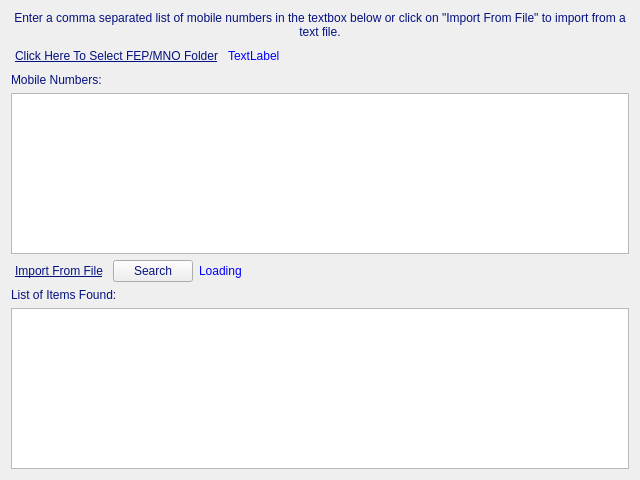
<?xml version="1.0" encoding="UTF-8"?>
<ui version="4.0">
 <class>InfoSearch</class>
 <widget class="QWidget" name="InfoSearch">
  <property name="geometry">
   <rect>
    <x>0</x>
    <y>0</y>
    <width>640</width>
    <height>480</height>
   </rect>
  </property>
  <property name="windowTitle">
   <string>Find Packet Names</string>
  </property>
  <layout class="QVBoxLayout" name="verticalLayout_3">
   <item>
    <widget class="QLabel" name="lblMessage">
     <property name="styleSheet">
      <string notr="true">color: rgb(5, 17, 127);
font: italic 10pt &quot;Segoe UI&quot;;</string>
     </property>
     <property name="text">
      <string>Enter a comma separated list of mobile numbers in the textbox below or click on &quot;Import From File&quot; to import from a text file.</string>
     </property>
     <property name="alignment">
      <set>Qt::AlignCenter</set>
     </property>
     <property name="wordWrap">
      <bool>true</bool>
     </property>
    </widget>
   </item>
   <item>
    <layout class="QVBoxLayout" name="verticalLayout">
     <item>
      <layout class="QHBoxLayout" name="horizontalLayout_2">
       <item>
        <widget class="QPushButton" name="btnGetFolder">
         <property name="sizePolicy">
          <sizepolicy hsizetype="Fixed" vsizetype="Fixed">
           <horstretch>0</horstretch>
           <verstretch>0</verstretch>
          </sizepolicy>
         </property>
         <property name="styleSheet">
          <string notr="true">color: rgb(5, 17, 127);
text-decoration: underline;
font: 10pt &quot;Segoe UI&quot;;</string>
         </property>
         <property name="text">
          <string>Click Here To Select FEP/MNO Folder</string>
         </property>
         <property name="flat">
          <bool>true</bool>
         </property>
        </widget>
       </item>
       <item>
        <widget class="QLabel" name="lblFolder">
         <property name="styleSheet">
          <string notr="true">color: rgb(0, 0, 255);
font: italic 10pt &quot;Segoe UI&quot;;</string>
         </property>
         <property name="text">
          <string>TextLabel</string>
         </property>
        </widget>
       </item>
      </layout>
     </item>
     <item>
      <widget class="QLabel" name="lblMobileNos">
       <property name="styleSheet">
        <string notr="true">color: rgb(5, 17, 127);
font: 10pt &quot;Segoe UI&quot;;</string>
       </property>
       <property name="text">
        <string>Mobile Numbers:</string>
       </property>
      </widget>
     </item>
     <item>
      <widget class="QTextEdit" name="txtMobileNos"/>
     </item>
    </layout>
   </item>
   <item>
    <layout class="QHBoxLayout" name="horizontalLayout">
     <item>
      <widget class="QPushButton" name="btnGetFile">
       <property name="styleSheet">
        <string notr="true">color: rgb(5, 17, 127);
text-decoration: underline;
font: 10pt &quot;Segoe UI&quot;;</string>
       </property>
       <property name="text">
        <string>Import From File</string>
       </property>
       <property name="flat">
        <bool>true</bool>
       </property>
      </widget>
     </item>
     <item>
      <widget class="QPushButton" name="btnSearch">
       <property name="styleSheet">
        <string notr="true">color: rgb(5, 17, 127);
font: 10pt &quot;Segoe UI&quot;;</string>
       </property>
       <property name="text">
        <string>Search</string>
       </property>
       <property name="icon">
        <iconset resource="rsrc.qrc">
         <normaloff>:/img/find.png</normaloff>:/img/find.png</iconset>
       </property>
      </widget>
     </item>
     <item>
      <widget class="QLabel" name="lblStatus">
       <property name="styleSheet">
        <string notr="true">color: rgb(0, 0, 255);
font: italic 10pt &quot;Segoe UI&quot;;</string>
       </property>
       <property name="text">
        <string>Loading</string>
       </property>
       <property name="scaledContents">
        <bool>false</bool>
       </property>
      </widget>
     </item>
     <item>
      <spacer name="horizontalSpacer">
       <property name="orientation">
        <enum>Qt::Horizontal</enum>
       </property>
       <property name="sizeHint" stdset="0">
        <size>
         <width>40</width>
         <height>20</height>
        </size>
       </property>
      </spacer>
     </item>
    </layout>
   </item>
   <item>
    <layout class="QVBoxLayout" name="verticalLayout_2">
     <item>
      <widget class="QLabel" name="lblResult">
       <property name="styleSheet">
        <string notr="true">color: rgb(5, 17, 127);
font: 10pt &quot;Segoe UI&quot;;</string>
       </property>
       <property name="text">
        <string>List of Items Found:</string>
       </property>
      </widget>
     </item>
     <item>
      <widget class="QTableView" name="tblResult">
       <property name="toolTip">
        <string>Click on a row to view subscriber information</string>
       </property>
       <property name="editTriggers">
        <set>QAbstractItemView::NoEditTriggers</set>
       </property>
       <property name="alternatingRowColors">
        <bool>true</bool>
       </property>
       <property name="selectionBehavior">
        <enum>QAbstractItemView::SelectRows</enum>
       </property>
       <attribute name="horizontalHeaderCascadingSectionResizes">
        <bool>true</bool>
       </attribute>
       <attribute name="horizontalHeaderDefaultSectionSize">
        <number>140</number>
       </attribute>
       <attribute name="horizontalHeaderMinimumSectionSize">
        <number>100</number>
       </attribute>
       <attribute name="horizontalHeaderStretchLastSection">
        <bool>true</bool>
       </attribute>
       <attribute name="verticalHeaderVisible">
        <bool>false</bool>
       </attribute>
       <attribute name="verticalHeaderStretchLastSection">
        <bool>false</bool>
       </attribute>
      </widget>
     </item>
    </layout>
   </item>
  </layout>
 </widget>
 <tabstops>
  <tabstop>txtMobileNos</tabstop>
  <tabstop>btnGetFile</tabstop>
  <tabstop>btnSearch</tabstop>
 </tabstops>
 <resources>
  <include location="rsrc.qrc"/>
 </resources>
 <connections/>
</ui>
